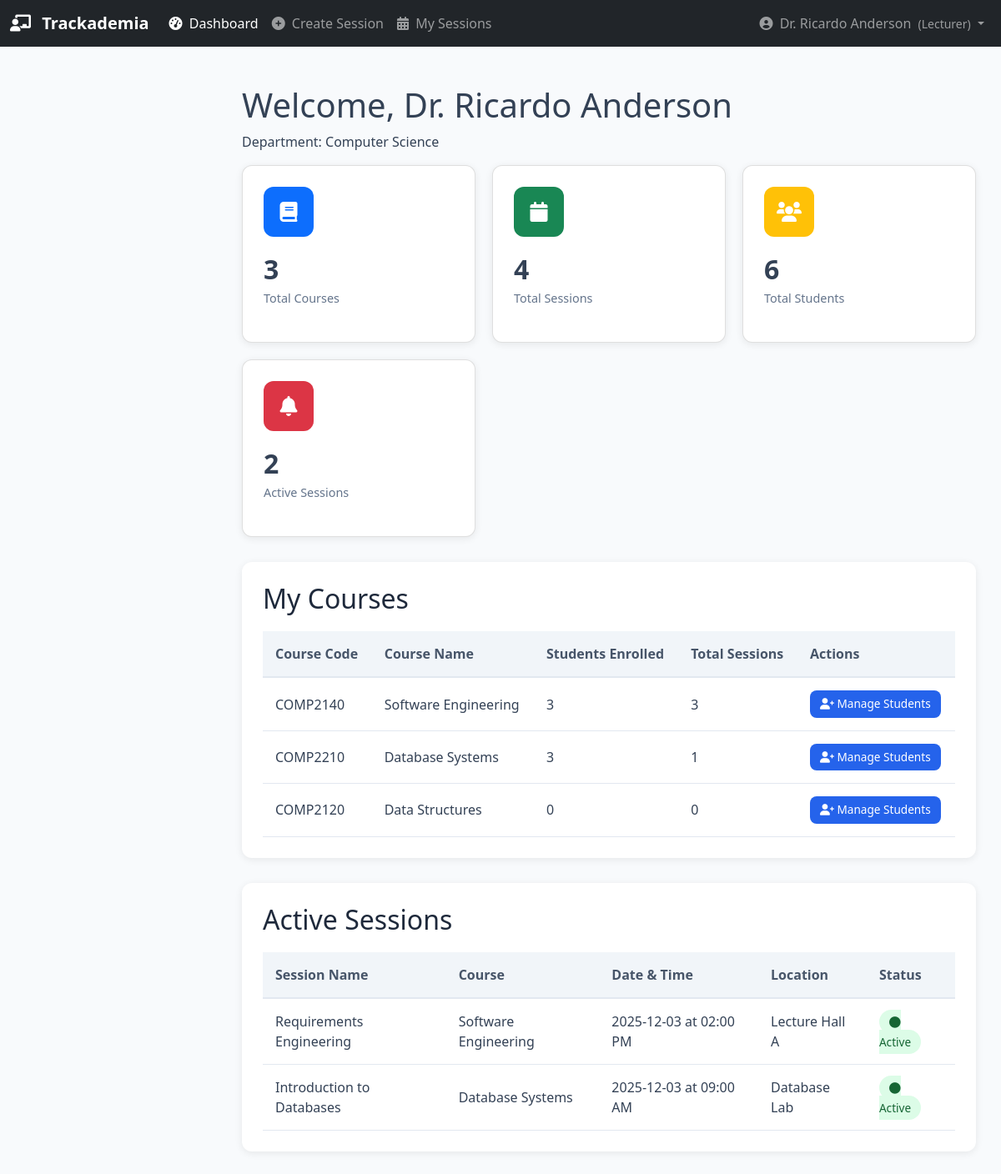
The page /lecturer/dashboard (signed in) on the database its author committed.
### database.py (models this page shows, shortened)
class User(db.Model):
    __tablename__ = 'users'
    id = db.Column(db.Integer, primary_key=True)
    username = db.Column(db.String(80), unique=True, nullable=False)
    password_hash = db.Column(db.String(200), nullable=False)
    name = db.Column(db.String(100), nullable=False)
    email = db.Column(db.String(120), unique=True, nullable=True)
    user_type = db.Column(db.String(20), nullable=False)  # 'admin', 'lecturer', or 'student'
    is_active = db.Column(db.Boolean, default=True)
    created_at = db.Column(db.DateTime, default=datetime.utcnow)

class Lecturer(db.Model):
    __tablename__ = 'lecturers'
    id = db.Column(db.Integer, primary_key=True)
    user_id = db.Column(db.Integer, db.ForeignKey('users.id'), nullable=False)
    department = db.Column(db.String(100))
    employee_id = db.Column(db.String(50), unique=True)
    office_location = db.Column(db.String(200))
    office_hours = db.Column(db.String(200))
    is_active = db.Column(db.Boolean, default=True)
    user = db.relationship('User', backref='lecturer_profile')
    courses = db.relationship('Course', backref='lecturer', lazy=True)
    sessions = db.relationship('Session', backref='lecturer', lazy=True)

class Course(db.Model):
    __tablename__ = 'courses'
    id = db.Column(db.Integer, primary_key=True)
    name = db.Column(db.String(200), nullable=False)
    code = db.Column(db.String(50), unique=True)
    description = db.Column(db.Text, nullable=True)
    credits = db.Column(db.Integer, default=3)
    semester = db.Column(db.String(50))  # Fall 2024, Spring 2025, etc.
    max_capacity = db.Column(db.Integer, default=30)
    lecturer_id = db.Column(db.Integer, db.ForeignKey('lecturers.id'), nullable=False)
    is_active = db.Column(db.Boolean, default=True)
    created_at = db.Column(db.DateTime, default=datetime.utcnow)
    students = db.relationship('Student',
                              secondary=enrollments,
                              back_populates='courses')
    sessions = db.relationship('Session', backref='course', lazy=True)

class Session(db.Model):
    __tablename__ = 'sessions'
    id = db.Column(db.Integer, primary_key=True)
    course_id = db.Column(db.Integer, db.ForeignKey('courses.id'))
    name = db.Column(db.String(100))
    date = db.Column(db.Date)
    start_time = db.Column(db.Time)
    duration_minutes = db.Column(db.Integer)
    location = db.Column(db.String(200))
    allowed_distance_meters = db.Column(db.Integer, default=50)
    lecturer_id = db.Column(db.Integer, db.ForeignKey('lecturers.id'))
    status = db.Column(db.String(20), default='upcoming')  # upcoming, active, past
    latitude = db.Column(db.Float)
    longitude = db.Column(db.Float)
    allowed_ip_range = db.Column(db.String(100), nullable=True)
    attendance_records = db.relationship('Attendance', back_populates='session', cascade='all, delete-orphan')

### app.py (the view)
@app.route('/lecturer/dashboard')
def lecturer_dashboard():
    lecturer_id = flask_session.get('user_id')
    lecturer = db.session.query(Lecturer).filter_by(user_id=lecturer_id).first()
    if not lecturer:
        flask_session.clear()
        return redirect(url_for('login'))
    courses = db.session.query(Course).filter_by(lecturer_id=lecturer.id).all()
    total_sessions = db.session.query(SessionModel).filter_by(lecturer_id=lecturer.id).count()
    total_students = 0
    for course in courses:
        total_students += len(course.students)
    active_sessions = db.session.query(SessionModel).filter_by(
        lecturer_id=lecturer.id,
        status='active'
    ).all()
    return render_template('lecturer_dashboard.html',
                         lecturer=lecturer,
                         courses=courses,
                         total_sessions=total_sessions,
                         total_students=total_students,
                         active_sessions=active_sessions)

### templates/lecturer_dashboard.html (shortened to what this page needs)
{% extends "base.html" %}
{% block content %}
<div class="dashboard-header">
    <h1>Welcome, {{ lecturer.user.name }}</h1>
    <p>Department: {{ lecturer.department }}</p>
</div>
<div class="dashboard-cards">
    <div class="card">
        <div class="card-icon bg-primary">
            <i class="fas fa-book"></i>
        </div>
        <h3>{{ courses|length }}</h3>
        <p>Total Courses</p>
    </div>
    <div class="card">
        <div class="card-icon bg-success">
            <i class="fas fa-calendar"></i>
        </div>
        <h3>{{ total_sessions }}</h3>
        <p>Total Sessions</p>
    </div>
    <div class="card">
        <div class="card-icon bg-warning">
            <i class="fas fa-users"></i>
        </div>
        <h3>{{ total_students }}</h3>
        <p>Total Students</p>
    </div>
    <div class="card">
        <div class="card-icon bg-danger">
            <i class="fas fa-bell"></i>
        </div>
        <h3>{{ active_sessions|length }}</h3>
        <p>Active Sessions</p>
    </div>
</div>
<div class="table-container">
    <h2>My Courses</h2>
    <table>
        <thead>
            <tr>
                <th>Course Code</th>
                <th>Course Name</th>
                <th>Students Enrolled</th>
                <th>Total Sessions</th>
                <th>Actions</th>
            </tr>
        </thead>
        <tbody>
            {% for course in courses %}
            <tr>
                <td>{{ course.code }}</td>
                <td>{{ course.name }}</td>
                <td>{{ course.students|length }}</td>
                <td>{{ course.sessions|length }}</td>
                <td>
                    <a href="{{ url_for('manage_students', course_id=course.id) }}" class="btn btn-primary btn-sm">
                        <i class="fas fa-user-plus"></i> Manage Students
                    </a>
                </td>
            </tr>
            {% endfor %}
        </tbody>
    </table>
</div>
<div class="table-container">
    <h2>Active Sessions</h2>
    <table>
        <thead>
            <tr>
                <th>Session Name</th>
                <th>Course</th>
                <th>Date & Time</th>
                <th>Location</th>
                <th>Status</th>
            </tr>
        </thead>
        <tbody>
            {% for session in active_sessions %}
            <tr>
                <td>{{ session.name }}</td>
                <td>{{ session.course.name }}</td>
                <td>{{ session.date }} at {{ session.start_time.strftime('%I:%M %p') }}</td>
                <td>{{ session.location }}</td>
                <td>
                    <span class="status-badge status-active">
                        <i class="fas fa-circle"></i> Active
                    </span>
                </td>
            </tr>
            {% endfor %}
        </tbody>
    </table>
</div>
{% endblock %}

### templates/base.html (shortened to what this page needs)
<!DOCTYPE html>
<html lang="en">
<head>
    <link href="https://cdn.jsdelivr.net/npm/bootstrap@5.1.3/dist/css/bootstrap.min.css" rel="stylesheet">
    <link rel="stylesheet" href="{{ url_for('static', filename='css/style.css') }}">
    <link rel="stylesheet" href="https://cdnjs.cloudflare.com/ajax/libs/font-awesome/6.0.0/css/all.min.css">
</head>
<body>
    <nav class="navbar navbar-expand-lg navbar-dark bg-dark">
        <div class="container-fluid">
            <a class="navbar-brand" href="{{ url_for('index') }}">
                <i class="fas fa-chalkboard-teacher me-2"></i>
                <strong>Trackademia</strong>
            </a>
            <div class="collapse navbar-collapse" id="navbarNav">
                <ul class="navbar-nav me-auto">
                    {% if 'user_id' in session %}
                        {% if session.user_type == 'admin' %}
                            <li class="nav-item">
                                <a class="nav-link {{ 'active' if request.endpoint == 'admin_dashboard' }}"
                                   href="{{ url_for('admin_dashboard') }}">
                                    <i class="fas fa-tachometer-alt me-1"></i> Dashboard
                                </a>
                            </li>
                            <li class="nav-item dropdown">
                                <a class="nav-link dropdown-toggle" href="#" id="usersDropdown" role="button"
                                   data-bs-toggle="dropdown">
                                    <i class="fas fa-users me-1"></i> Users
                                </a>
                                <ul class="dropdown-menu">
                                    <li>
                                        <a class="dropdown-item" href="{{ url_for('admin_users') }}">
                                            <i class="fas fa-list me-2"></i> Manage Users
                                        </a>
                                    </li>
                                    <li>
                                        <a class="dropdown-item" href="{{ url_for('admin_create_user') }}">
                                            <i class="fas fa-user-plus me-2"></i> Create User
                                        </a>
                                    </li>
                                    <li>
                                        <a class="dropdown-item" href="{{ url_for('admin_import_users') }}">
                                            <i class="fas fa-file-import me-2"></i> Import Users
                                        </a>
                                    </li>
                                </ul>
                            </li>
                            <li class="nav-item dropdown">
                                <a class="nav-link dropdown-toggle" href="#" id="coursesDropdown" role="button"
                                   data-bs-toggle="dropdown">
                                    <i class="fas fa-book me-1"></i> Courses
                                </a>
                                <ul class="dropdown-menu">
                                    <li>
                                        <a class="dropdown-item" href="{{ url_for('admin_courses') }}">
                                            <i class="fas fa-list me-2"></i> All Courses
                                        </a>
                                    </li>
                                    <li>
                                        <a class="dropdown-item" href="{{ url_for('admin_create_course') }}">
                                            <i class="fas fa-plus-circle me-2"></i> Create Course
                                        </a>
                                    </li>
                                </ul>
                            </li>
                            <li class="nav-item">
                                <a class="nav-link {{ 'active' if request.endpoint == 'admin_removal_requests' }}"
                                   href="{{ url_for('admin_removal_requests') }}">
                                    <i class="fas fa-clipboard-list me-1"></i> Requests
                                    {% if pending_requests_count and pending_requests_count > 0 %}
                                    <span class="badge bg-danger">{{ pending_requests_count }}</span>
                                    {% endif %}
                                </a>
                            </li>
                            <li class="nav-item">
                                <a class="nav-link {{ 'active' if request.endpoint == 'admin_reports' }}"
                                   href="{{ url_for('admin_reports') }}">
                                    <i class="fas fa-chart-bar me-1"></i> Reports
                                </a>
                            </li>
                        {% elif session.user_type == 'lecturer' %}
                            <li class="nav-item">
                                <a class="nav-link {{ 'active' if request.endpoint == 'lecturer_dashboard' }}"
                                   href="{{ url_for('lecturer_dashboard') }}">
                                    <i class="fas fa-tachometer-alt me-1"></i> Dashboard
                                </a>
                            </li>
                            <li class="nav-item">
                                <a class="nav-link {{ 'active' if request.endpoint == 'create_session' }}"
                                   href="{{ url_for('create_session') }}">
                                    <i class="fas fa-plus-circle me-1"></i> Create Session
                                </a>
                            </li>
                            <li class="nav-item">
                                <a class="nav-link {{ 'active' if request.endpoint == 'my_sessions' }}"
                                   href="{{ url_for('my_sessions') }}">
                                    <i class="fas fa-calendar-alt me-1"></i> My Sessions
                                </a>
                            </li>
                        {% endif %}
                    {% endif %}
                </ul>
                <ul class="navbar-nav ms-auto">
                    {% if 'user_id' in session %}
                        <li class="nav-item dropdown">
                            <a class="nav-link dropdown-toggle" href="#" id="userDropdown" role="button"
                               data-bs-toggle="dropdown">
                                <i class="fas fa-user-circle me-1"></i> {{ session.name }}
                                <small class="ms-1">({{ session.user_type|title }})</small>
                            </a>
                        </li>
                    {% else %}
                        <li class="nav-item">
                            <a class="nav-link" href="{{ url_for('login') }}">
                                <i class="fas fa-sign-in-alt me-1"></i> Login
                            </a>
                        </li>
                    {% endif %}
                </ul>
            </div>
        </div>
    </nav>
    <div class="main-content">
        {% block content %}{% endblock %}
    </div>
</body>
</html>

### rows shown on the page
User: name "Dr. Ricardo Anderson", user.name "Dr. Ricardo Anderson"
Lecturer: department "Computer Science"
Course: code "COMP2140", name "Software Engineering", students|length "3", sessions|length "3"
Course: code "COMP2210", name "Database Systems", students|length "3", sessions|length "1"
Course: code "COMP2120", name "Data Structures", students|length "0", sessions|length "0"

### other values the page prints
{{ session.user_type|title }} "Lecturer"
{{ courses|length }} "3"
{{ total_sessions }} "4"
{{ total_students }} "6"
{{ active_sessions|length }} "2"
{{ session.name }} "Requirements Engineering"
{{ session.course.name }} "Software Engineering"
{{ session.date }} "2025-12-03"
{{ session.start_time.strftime('%I:%M %p') }} "02:00 PM"
{{ session.location }} "Lecture Hall A"
{{ session.name }} "Introduction to Databases"
{{ session.course.name }} "Database Systems"
{{ session.start_time.strftime('%I:%M %p') }} "09:00 AM"
{{ session.location }} "Database Lab"
